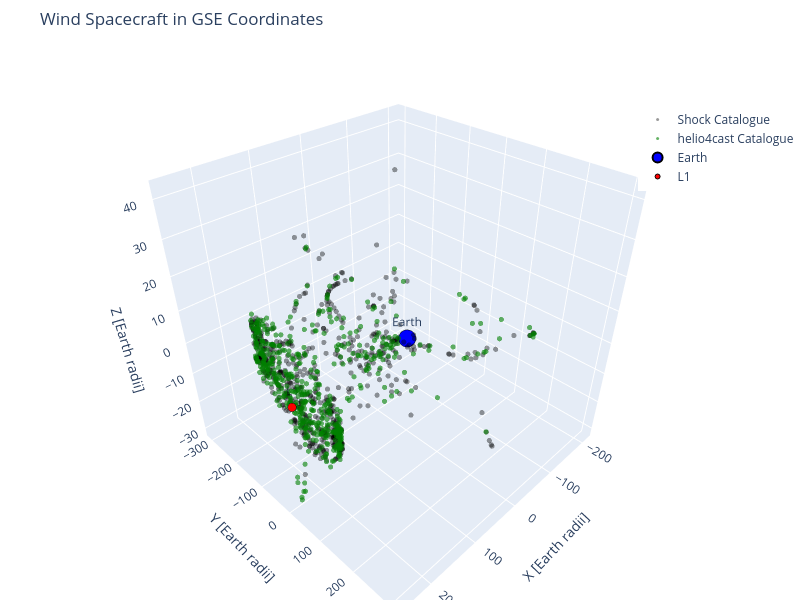

The notebook cell saved with this chart:
### Code cell
GSE_sc_plot(Wind_Shock, Wind_helios, 'Wind Spacecraft in GSE Coordinates')

### Figure 1 — Plotly figure (JSON) as saved in the notebook; plotly's stock layout.template omitted (floating-point values rounded to 4 significant figures; data arrays with more than 128 entries replaced by an {"elided": "..."} marker saying what was removed)
{"data": [{"hoverinfo": "text", "marker": {"color": "black", "opacity": 0.4, "size": 3}, "mode": "markers", "name": "Shock Catalogue", "text": {"elided": "674 str values"}, "type": "scatter3d", "x": {"elided": "674 float values"}, "y": {"elided": "674 float values"}, "z": {"elided": "674 float values"}}, {"hoverinfo": "text", "marker": {"color": "green", "opacity": 0.6, "size": 3}, "mode": "markers", "name": "helio4cast Catalogue", "text": {"elided": "551 str values"}, "type": "scatter3d", "x": {"elided": "551 float values"}, "y": {"elided": "551 float values"}, "z": {"elided": "551 float values"}}, {"hoverinfo": "text", "marker": {"color": "blue", "line": {"color": "black", "width": 2}, "size": 10}, "mode": "markers+text", "name": "Earth", "text": ["Earth"], "textposition": "top center", "type": "scatter3d", "x": [0], "y": [0], "z": [0]}, {"hoverinfo": "text", "marker": {"color": "red", "line": {"color": "black", "width": 1}, "size": 5}, "mode": "markers+text", "name": "L1", "text": ["L1"], "textposition": "top center", "type": "scatter3d", "x": [238], "y": [0], "z": [0]}], "layout": {"height": 600, "legend": {"x": 0.8, "y": 0.9}, "margin": {"b": 0, "l": 0, "r": 0, "t": 50}, "scene": {"xaxis": {"range": [-226.1, 266], "title": {"text": "X [Earth radii]"}}, "yaxis": {"range": [-322.4, 322.7], "title": {"text": "Y [Earth radii]"}}, "zaxis": {"range": [-32.91, 44.49], "title": {"text": "Z [Earth radii]"}}}, "title": {"text": "Wind Spacecraft in GSE Coordinates"}, "width": 800}}
